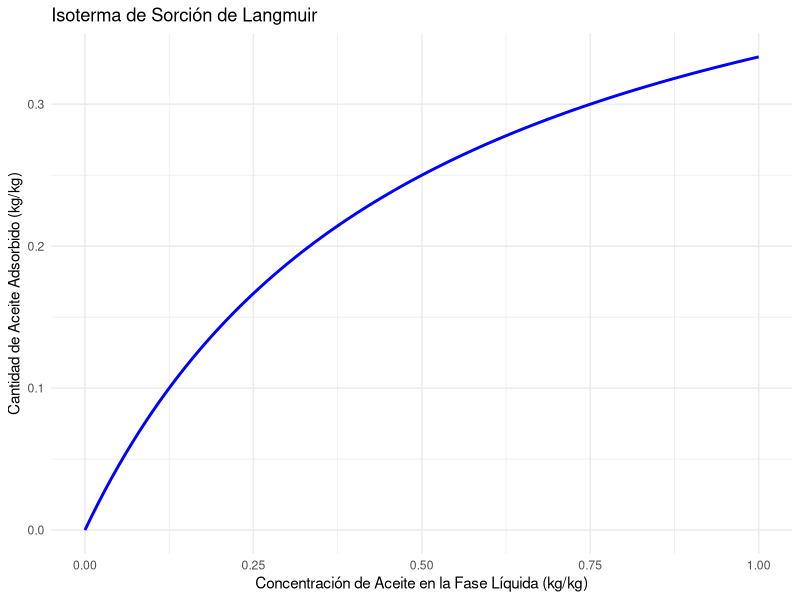
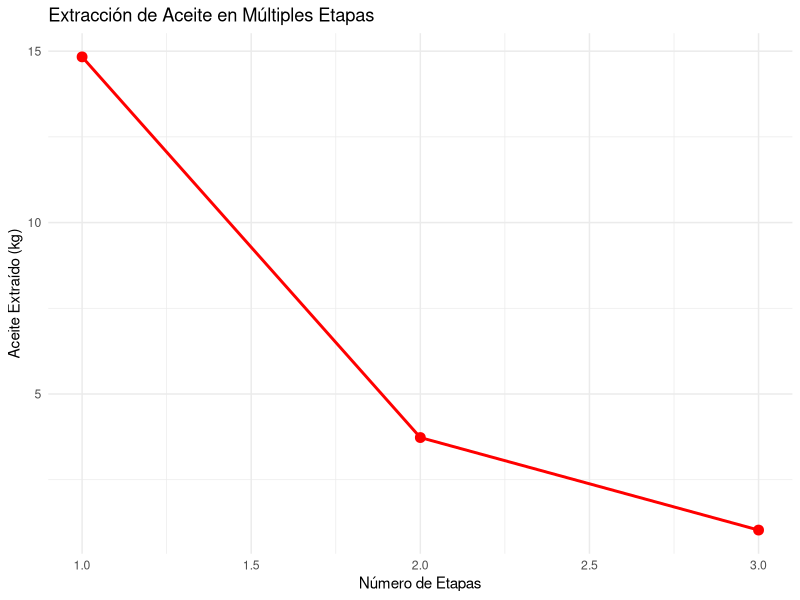
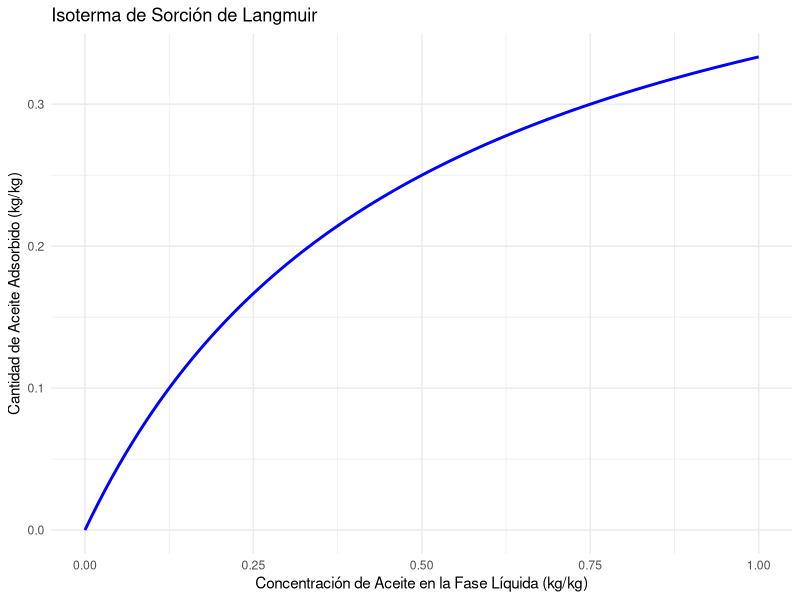
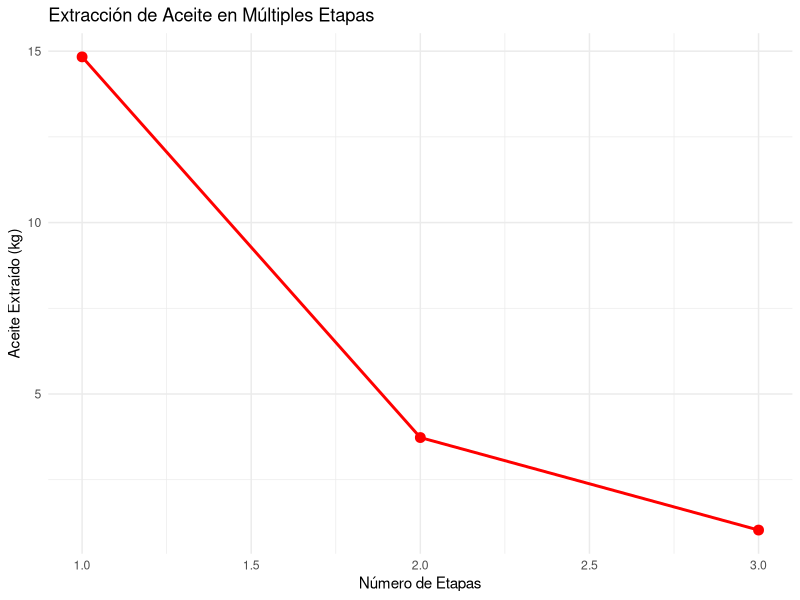

Source code (R) for these figures, in order:
# ==========================================================================
# Evaluación de las Isotermas de Sorción en la Extracción de Aceite
# ==========================================================================
# Autor: Dr. José Juan Torres Martínez
# Docente de Ciencias Químicas
# Universidad Autónoma de San Luis Potosí (UASLP)
# México
#
# Material académico para estudiantes
#
# Descripción: Extracción de aceite de una harina de pescado usando benceno
# ==========================================================================


# Instalar y cargar librerías necesarias  
if (!require(ggplot2)) install.packages("ggplot2", dependencies = TRUE)  
library(ggplot2)  

# Datos del problema  
masa_harina <- 100  # Masa de harina de pescado (kg)  
concentracion_aceite <- 0.20  # Fracción de aceite en la harina  
concentracion_inertes <- 0.80  # Fracción de sólidos inertes en la harina  
relacion_solvente_solido <- 2  # Relación solvente/sólido (kg benceno/kg harina)  
q_max <- 0.5  # Capacidad máxima de sorción (kg/kg)  
K <- 2  # Constante de equilibrio ((kg/kg)^-1)  
etapas <- 3  # Número de etapas de extracción  

# Función de la isoterma de Langmuir  
isoterma_langmuir <- function(C, q_max, K) {  
  q <- (q_max * K * C) / (1 + K * C)  
  return(q)  
}  

# Función para calcular la extracción en cada etapa
# La isoterma da q, el aceite RETENIDO por kg de inertes en equilibrio con
# la concentración C del líquido (Langmuir, 1916: q_e es la cantidad
# adsorbida por unidad de masa de adsorbente). El balance de cada etapa es:
#   aceite que entra = aceite en el extracto + aceite retenido
#   O_in = C * S + q(C) * M,
# con S la masa de benceno y M la masa de inertes. De ahí sale C (el balance
# es una ecuación cuadrática en C), el aceite extraído es C * S y el
# retenido es q * M; el sólido, con el aceite retenido, pasa a la etapa
# siguiente.
calcular_extraccion <- function(masa_harina, concentracion_aceite, relacion_solvente_solido, q_max, K, etapas) {  
  masa_aceite_inicial <- masa_harina * concentracion_aceite  # Masa inicial de aceite (kg)  
  masa_inertes <- masa_harina * concentracion_inertes  # Masa de sólidos inertes (kg)  
  masa_benceno <- masa_harina * relacion_solvente_solido  # Masa de benceno por etapa (kg)  
  
  # Inicializar vectores para almacenar los resultados  
  aceite_extraido <- numeric(etapas)  
  aceite_retenido <- numeric(etapas)  
  aceite_restante <- numeric(etapas + 1)  # +1 para almacenar el valor inicial  
  concentracion <- numeric(etapas)  
  q_equilibrio <- numeric(etapas)  
  eficiencia <- numeric(etapas)  
  
  # Condiciones iniciales  
  aceite_restante[1] <- masa_aceite_inicial  
  
  for (i in 1:etapas) {  
    # Aceite que entra a la etapa: el que quedó retenido en el sólido
    aceite_entrada <- aceite_restante[i]

    # Resolver el balance O_in = C * S + q(C) * M para C. Con la isoterma
    # de Langmuir el balance es una ecuación cuadrática en C:
    #   (K*S) * C^2 + (S + M*q_max*K - O_in*K) * C - O_in = 0
    coef2 <- K * masa_benceno
    coef1 <- masa_benceno + masa_inertes * q_max * K - aceite_entrada * K
    coef0 <- -aceite_entrada
    C <- (-coef1 + sqrt(coef1^2 - 4 * coef2 * coef0)) / (2 * coef2)  # Concentración de aceite en la fase líquida (kg/kg)

    # Cantidad de aceite retenido por kg de inertes en equilibrio con C (kg/kg)
    q <- isoterma_langmuir(C, q_max, K)

    # Aceite en el extracto (disuelto en el benceno) y aceite retenido en
    # el sólido (kg)
    aceite_extraido[i] <- C * masa_benceno
    aceite_retenido[i] <- q * masa_inertes

    concentracion[i] <- C
    q_equilibrio[i] <- q

    # El sólido, con el aceite retenido, pasa a la etapa siguiente
    aceite_restante[i + 1] <- aceite_retenido[i]

    # Eficiencia de extracción en la etapa actual (% del aceite inicial)
    eficiencia[i] <- (aceite_extraido[i] / masa_aceite_inicial) * 100  
  }  
  
  return(list(aceite_extraido = aceite_extraido, aceite_retenido = aceite_retenido,
              aceite_restante = aceite_restante, concentracion = concentracion,
              q_equilibrio = q_equilibrio, eficiencia = eficiencia))  
}  

# Aplicar la función  
resultados <- calcular_extraccion(masa_harina, concentracion_aceite, relacion_solvente_solido, q_max, K, etapas)  
aceite_extraido <- resultados$aceite_extraido  
aceite_retenido <- resultados$aceite_retenido  
aceite_restante <- resultados$aceite_restante  
concentracion <- resultados$concentracion  
q_equilibrio <- resultados$q_equilibrio  
eficiencia <- resultados$eficiencia  

# Crear un data frame para graficar la isoterma de sorción  
C <- seq(0, 1, by = 0.01)  # Concentración de aceite en la fase líquida (kg/kg)  
q <- isoterma_langmuir(C, q_max, K)  # Cantidad de aceite adsorbido (kg/kg)  

datos_isoterma <- data.frame(  
  Concentracion = C,  
  Adsorcion = q  
)  

# Gráfico de la isoterma de sorción  
p_isoterma <- ggplot(datos_isoterma, aes(x = Concentracion, y = Adsorcion)) +  
  geom_line(color = "blue", linewidth = 1) +  
  labs(title = "Isoterma de Sorción de Langmuir",  
       x = "Concentración de Aceite en la Fase Líquida (kg/kg)",  
       y = "Cantidad de Aceite Adsorbido (kg/kg)") +
  theme_minimal()

# Mostrar gráfico
print(p_isoterma)

# Guardar el gráfico
ggsave("ejemplo_16_isoterma.png", plot = p_isoterma, width = 8, height = 6, dpi = 300)


# --------------------------------------------------------------------------
# Interpretación: Isoterma de Sorción de Langmuir
# --------------------------------------------------------------------------
# - Eje X: Concentración de aceite en la fase líquida, en kilogramos de aceite
#   por kilogramo de benceno (kg/kg). Va de 0 a 1 kg/kg: es la masa de aceite
#   por cada kilogramo de benceno, no por litro, porque el archivo calcula
#   C como aceite disuelto entre masa de benceno.
# - Eje Y: Cantidad de aceite adsorbido, en kilogramos de aceite por kilogramo
#   de sólido (kg/kg). Indica cuánto aceite retiene cada kilogramo de inertes.
# - Lo que se aprecia: la curva sube con pendiente fuerte al principio y luego
#   se aplana, acercándose a un valor máximo sin superarlo.
# - Qué significa: al principio hay muchos sitios libres y el sólido adsorbe
#   mucho aceite por cada aumento de concentración; cuando los sitios se van
#   ocupando, adsorber más cuesta más, hasta llegar a la capacidad máxima
#   qmax = 0,5 kg/kg del archivo. Esa forma curva es la firma de la isoterma
#   de Langmuir.

# Crear un data frame para graficar la extracción en función del número de etapas  
datos_extraccion <- data.frame(  
  Etapa = 1:etapas,  
  Aceite_Extraido = aceite_extraido,  
  Eficiencia = eficiencia  
)  

# Gráfico de la extracción en función del número de etapas  
p_extraccion <- ggplot(datos_extraccion, aes(x = Etapa, y = Aceite_Extraido)) +  
  geom_line(color = "red", linewidth = 1) +  
  geom_point(color = "red", size = 3) +  
  labs(title = "Extracción de Aceite en Múltiples Etapas",  
       x = "Número de Etapas",  
       y = "Aceite Extraído (kg)") +
  theme_minimal()

# Mostrar gráfico
print(p_extraccion)

# Guardar el gráfico
ggsave("ejemplo_16_extraccion_etapas.png", plot = p_extraccion, width = 8, height = 6, dpi = 300)


# --------------------------------------------------------------------------
# Interpretación: Extracción de Aceite en Múltiples Etapas
# --------------------------------------------------------------------------
# - Eje X: Número de etapas. Es un conteo (1, 2, 3), adimensional: no tiene
#   unidades físicas, solo indica la primera, segunda o tercera etapa.
# - Eje Y: Aceite extraído en esa etapa, en kilogramos (kg).
# - Lo que se aprecia: los puntos unidos por la línea muestran cuánto aceite
#   se extrae en cada etapa: 14,83 kg en la primera, 3,73 kg en la segunda
#   y 1,03 kg en la tercera. La cantidad extraída por etapa va disminuyendo.
# - Qué significa: las primeras etapas son las más productivas y las siguientes
#   aportan cada vez menos; por eso hay que valorar si una etapa más compensa
#   el benceno y el tiempo que consume. En total se extraen 19,59 kg de los
#   20 kg iniciales (eficiencia global 98 %); en el sólido quedan retenidos
#   0,41 kg. La eficiencia de cada etapa (en %) se imprime en la consola.

# Mostrar resultados en la consola  
cat("Cantidad de aceite extraído en cada etapa (kg):\n")  
print(aceite_extraido)  
cat("\nAceite retenido en el sólido en cada etapa (kg):\n")  
print(aceite_retenido)  
cat("\nConcentración de equilibrio en el líquido en cada etapa (kg/kg):\n")  
print(concentracion)  
cat("\nAceite retenido por kg de inertes en cada etapa (kg/kg):\n")  
print(q_equilibrio)  
cat("\nEficiencia de extracción en cada etapa (%):\n")  
print(eficiencia)  
cat("\nEficiencia global de extracción después de", etapas, "etapas:", round(sum(eficiencia)), "%\n")  

# --------------------------------------------------------------------------
# Qué aprendimos
# --------------------------------------------------------------------------
# - La isoterma de Langmuir tiene forma de curva que se aplana: la cantidad
#   adsorbida crece con la concentración hasta llegar a una capacidad máxima
#   (qmax, en kg/kg).
# - En la isoterma, q es el aceite RETENIDO por kg de sólido en equilibrio
#   con la concentración C del líquido (Langmuir, 1916), no el aceite
#   extraído: el extraído es el que queda disuelto en el benceno, C por la
#   masa de benceno.
# - El balance de cada etapa es: aceite que entra = aceite en el extracto
#   (C por la masa de benceno) + aceite retenido (q por la masa de inertes).
#   El sólido, con el aceite retenido, pasa a la etapa siguiente.
# - En una extracción por etapas, cada etapa extrae menos que la anterior porque
#   queda menos soluto por extraer; la eficiencia global es la suma de las
#   eficiencias de cada etapa (en %).
# - El número de etapas es un conteo adimensional, mientras que el aceite
#   extraído se mide en kilogramos (kg).
